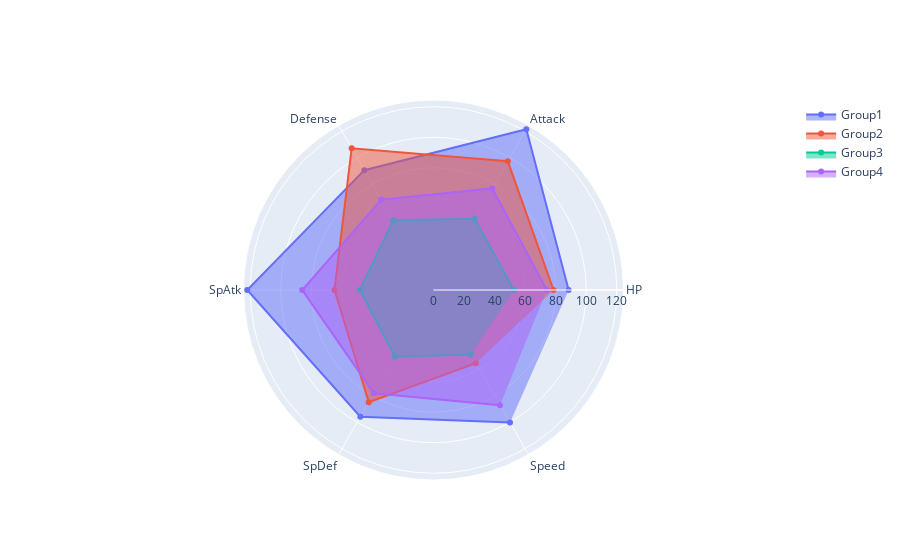

Source (notebook cell):
### Markdown cell above
### (g)

### Code cell
fig = go.Figure()
for n in range(0,k):   
    gName = "Group" + str(n+1) 
    fig.add_trace(go.Scatterpolar(
        r=statCentroidsOrig.iloc[n],
        theta=stats,
        fill="toself",
        name=gName
    ))
fig.show()

### Figure 1 — Plotly figure (JSON) as saved in the notebook; plotly's stock layout.template omitted (floating-point values rounded to 4 significant figures)
{"data": [{"fill": "toself", "name": "Group1", "r": [88.49, 121.6, 90.59, 121.9, 95.85, 100.2], "theta": ["HP", "Attack", "Defense", "SpAtk", "SpDef", "Speed"], "type": "scatterpolar"}, {"fill": "toself", "name": "Group2", "r": [78.58, 97.31, 107.2, 64.82, 84.81, 55.39], "theta": ["HP", "Attack", "Defense", "SpAtk", "SpDef", "Speed"], "type": "scatterpolar"}, {"fill": "toself", "name": "Group3", "r": [52.7, 53.84, 52.65, 48.25, 50.49, 48.77], "theta": ["HP", "Attack", "Defense", "SpAtk", "SpDef", "Speed"], "type": "scatterpolar"}, {"fill": "toself", "name": "Group4", "r": [74.21, 76.82, 68.34, 85.96, 78.12, 87.05], "theta": ["HP", "Attack", "Defense", "SpAtk", "SpDef", "Speed"], "type": "scatterpolar"}], "layout": {}}
